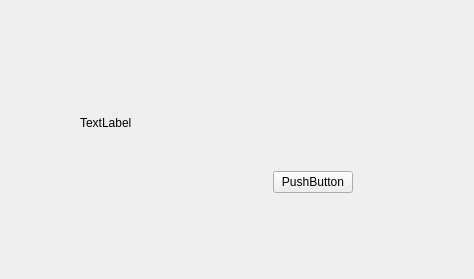
<?xml version="1.0" encoding="UTF-8"?>
<ui version="4.0">
 <class>Message</class>
 <widget class="QWidget" name="Message">
  <property name="geometry">
   <rect>
    <x>0</x>
    <y>0</y>
    <width>474</width>
    <height>279</height>
   </rect>
  </property>
  <property name="windowTitle">
   <string>Form</string>
  </property>
  <widget class="QWidget" name="">
   <property name="geometry">
    <rect>
     <x>80</x>
     <y>80</y>
     <width>273</width>
     <height>113</height>
    </rect>
   </property>
   <layout class="QVBoxLayout" name="verticalLayout">
    <item>
     <widget class="QLabel" name="label">
      <property name="sizePolicy">
       <sizepolicy hsizetype="Fixed" vsizetype="Preferred">
        <horstretch>0</horstretch>
        <verstretch>0</verstretch>
       </sizepolicy>
      </property>
      <property name="minimumSize">
       <size>
        <width>271</width>
        <height>80</height>
       </size>
      </property>
      <property name="text">
       <string>TextLabel</string>
      </property>
     </widget>
    </item>
    <item>
     <layout class="QHBoxLayout" name="horizontalLayout">
      <item>
       <spacer name="horizontalSpacer">
        <property name="orientation">
         <enum>Qt::Horizontal</enum>
        </property>
        <property name="sizeHint" stdset="0">
         <size>
          <width>188</width>
          <height>20</height>
         </size>
        </property>
       </spacer>
      </item>
      <item>
       <widget class="QPushButton" name="pushButton">
        <property name="text">
         <string>PushButton</string>
        </property>
       </widget>
      </item>
     </layout>
    </item>
   </layout>
  </widget>
 </widget>
 <resources/>
 <connections/>
</ui>
